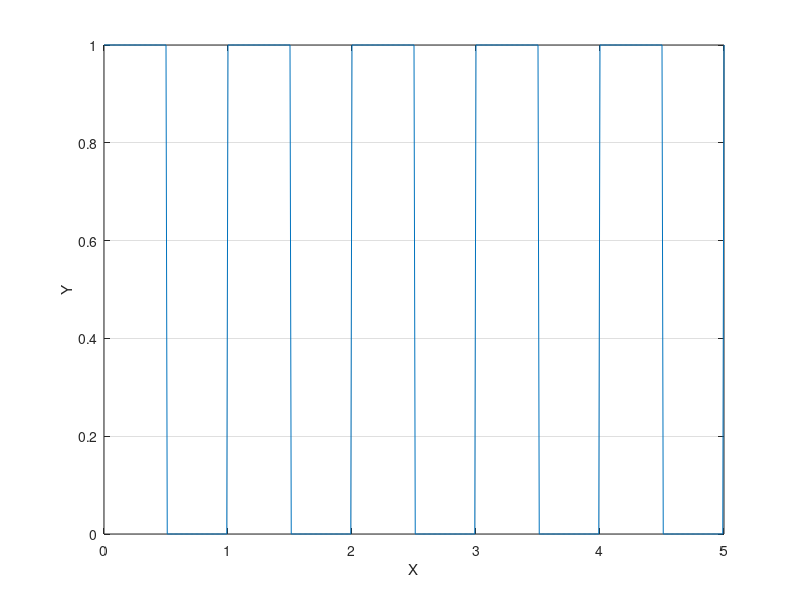

This chart was generated by the following MATLAB code:
clear ;
clc;

tau = 1;
%width = 0.5;
%0.5 - 0.15 = 0 ~ 0.35 ~ 0.65 <- 0
%0 0.35 ~ 0.75 1
%1 1.35 ~ 1.75 2?

y = []
x = 0:0.01:5;
length(x)
for idx = 1: length(x)

    if mod(x(idx), tau) > (tau/2) %- (width/2)
        y(idx) = 0;
    else
        y(idx) = 1;
    end
end

figure(1)
plot(x,y)
grid on;
xlabel('X');
ylabel('Y');
